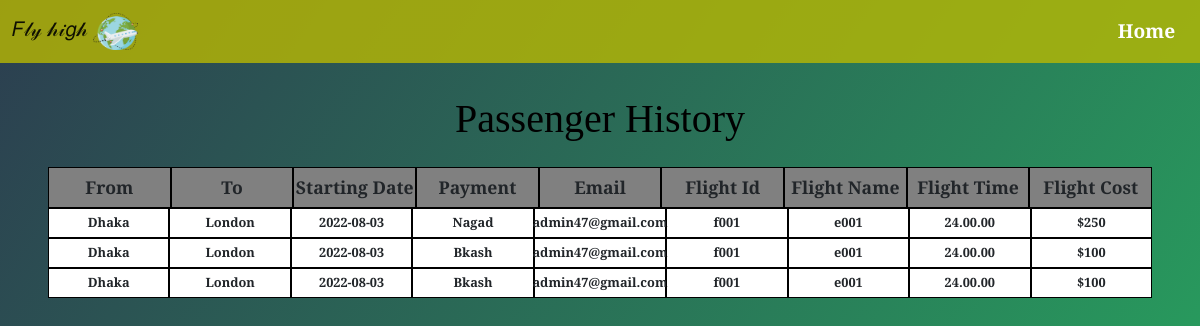
Screenshot of /history_user.php (signed in) with the database file from the repository.
### tables this page shows
CREATE TABLE `history` (
  `from` varchar(250) NOT NULL,
  `to` varchar(250) NOT NULL,
  `buy_date` varchar(250) NOT NULL,
  `payment` varchar(250) NOT NULL,
  `email` varchar(250) NOT NULL,
  `f_id` varchar(250) NOT NULL,
  `f_name` varchar(250) NOT NULL,
  `f_time` varchar(250) NOT NULL,
  `f_cost` varchar(250) NOT NULL
);

### history_user.php (the view, shortened to what this page needs)
<!DOCTYPE html>
<html lang="en">
  <head>
    <link
      href="https://cdn.jsdelivr.net/npm/bootstrap@5.2.0/dist/css/bootstrap.min.css"
      rel="stylesheet"
    />
    <link rel="stylesheet" href="css/history_user.css" />
  </head>
  <body>
    <nav class="navbar navbar-expand-lg bg-primary nav-all">
      <div class="container-fluid">
      <a class="navbar-brand" href="home.php">𝐹𝓁𝓎 𝒽𝒾𝑔𝒽 <span><img style = "width: 45px; height: 37px;" src="images/plane_nav.png" alt=""></span></a>
        <div class="collapse navbar-collapse nav-element-left" id="navbarNav">
          <ul class="navbar-nav nav-ul">
            <li class="nav-item nav-li">
              <a class="nav-link nav-right active" aria-current="page" href="home.php"
                >Home</a
              >
          </ul>
        </div>
      </div>
    </nav>
    <section class="sec-1">
        <div class="whole-table">
            <div class="title">
                <h1>Passenger History</h1>
            </div>
            <div class="table main-td">
                <div class="td-element"><h5>From</h5></div>
                <div class="td-element"><h5>To</h5></div>
                <div class="td-element"><h5>Starting Date</h5></div>
                <div class="td-element"><h5>Payment</h5></div>
                <div class="td-element"><h5>Email</h5></div>
                <div class="td-element"><h5>Flight Id</h5></div>
                <div class="td-element"><h5>Flight Name</h5></div>
                <div class="td-element"><h5>Flight Time</h5></div>
                <div class="td-element"><h5>Flight Cost</h5></div>
            </div>
            <?php
            require_once('DBconnect.php');
            $email = $_SESSION['email'];
            $sql_table = "SELECT * from history where email = '$email'";
            $result_table = mysqli_query($conn, $sql_table);
            if(mysqli_num_rows($result_table) != 0){
            while($row = mysqli_fetch_assoc($result_table) ){
?>
            <div class="table">
                <div class="td-element-sub"><h5><?php echo $row['from'];?></h5></div>
                <div class="td-element-sub"><h5><?php echo $row['to'];?></h5></div>
                <div class="td-element-sub"><h5><?php echo $row['buy_date'];?></h5></div>
                <div class="td-element-sub"><h5><?php echo $row['payment'];?></h5></div>
                <div class="td-element-sub"><h5><?php echo $row['email'];?></h5></div>
                <div class="td-element-sub"><h5><?php echo $row['f_id'];?></h5></div>
                <div class="td-element-sub"><h5><?php echo $row['f_name'];?></h5></div>
                <div class="td-element-sub"><h5><?php echo $row['f_time'];?></h5></div>
                <div class="td-element-sub"><h5><?php echo $row['f_cost'];?></h5></div>
            </div>
<?php }} ?>
        </div>
    </section>
 </body>
</html>

### css/history_user.css (style rules this page uses)
html, body { background-image: linear-gradient( 125deg, #2c3e50, #27ae60, #2980b9, #e74c3c, #8e44ad ); background-size: 400% 400%; animation: bganimation 15s infinite; height: 100%; }
.nav-all { position: sticky; top: 0; z-index: 1; background-color: rgba(184, 184, 2, 0.801) !important; }
.nav-element-left { justify-content: end; }
.nav-li { margin: 0em 0.3em; height: 100%; }
.nav-right { color: white !important; font-size: 1.2rem; font-weight: bold; border-radius: 7px; }
.sec-1 { padding: 2em 03em; }
.whole-table { width: 100%; margin: auto; display: flex; flex-direction: column; justify-content: center; align-items: center; }
.title { font-weight: bold; color: black; margin-bottom: 1em; }
.table { display: flex; justify-content: space-evenly; margin: 0; background-image: linear-gradient(to left, white, white); }
.main-td { background-image: linear-gradient(gray, gray); }
.td-element { border: 1.5px solid black; width: 12%; display: flex; justify-content: center; align-items: center; }
.td-element h5 { margin: .5em 0em; font-weight: bold; font-size: 1.1rem; }
.td-element-sub { border: 1.5px solid black; width: 12%; display: flex; justify-content: center; align-items: center; }
.td-element-sub h5 { margin: .5em 0em; font-size: .8rem; font-weight: bold; }

### history_user.php (style rules this page uses)
body { font-family: 'PT Serif', serif; }

### rows the page displays
history: from "Dhaka", to "London", buy_date "2022-08-03", payment "Nagad", email "admin47@gmail.com", f "f001", f_name "e001", f_time "24.00.00", f_cost "$250"
history: from "Dhaka", to "London", buy_date "2022-08-03", payment "Bkash", email "admin47@gmail.com", f "f001", f_name "e001", f_time "24.00.00", f_cost "$100"
history: from "Dhaka", to "London", buy_date "2022-08-03", payment "Bkash", email "admin47@gmail.com", f "f001", f_name "e001", f_time "24.00.00", f_cost "$100"
